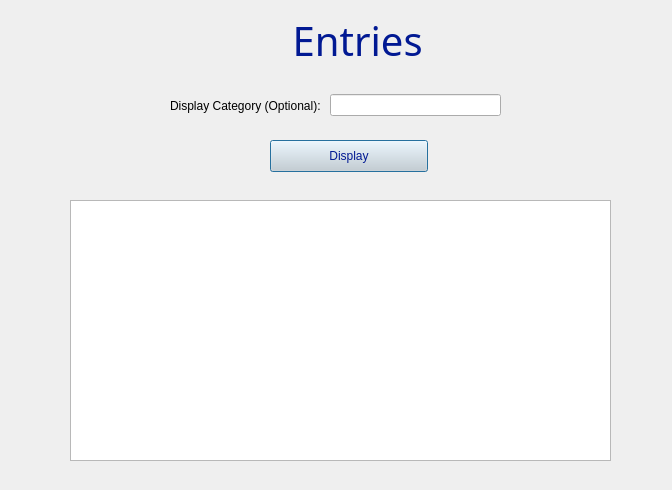
<?xml version="1.0" encoding="UTF-8"?>
<ui version="4.0">
 <class>W_DisplayEntries</class>
 <widget class="QDialog" name="W_DisplayEntries">
  <property name="geometry">
   <rect>
    <x>0</x>
    <y>0</y>
    <width>672</width>
    <height>490</height>
   </rect>
  </property>
  <property name="windowTitle">
   <string>Dialog</string>
  </property>
  <widget class="QTextBrowser" name="textBrowser_Entries">
   <property name="geometry">
    <rect>
     <x>70</x>
     <y>200</y>
     <width>541</width>
     <height>261</height>
    </rect>
   </property>
  </widget>
  <widget class="QLabel" name="label_Entries">
   <property name="geometry">
    <rect>
     <x>220</x>
     <y>20</y>
     <width>251</width>
     <height>41</height>
    </rect>
   </property>
   <property name="font">
    <font>
     <family>Copperplate</family>
     <pointsize>30</pointsize>
     <italic>false</italic>
     <bold>false</bold>
     <underline>false</underline>
     <strikeout>false</strikeout>
     <kerning>true</kerning>
    </font>
   </property>
   <property name="styleSheet">
    <string notr="true">color:rgb(1, 25, 147)</string>
   </property>
   <property name="text">
    <string>       Entries</string>
   </property>
  </widget>
  <widget class="QPushButton" name="pushButton_Display">
   <property name="geometry">
    <rect>
     <x>270</x>
     <y>140</y>
     <width>158</width>
     <height>32</height>
    </rect>
   </property>
   <property name="styleSheet">
    <string notr="true">QPushButton {
  color: rgb(1, 25, 147);
  font: 13pt &quot;Arial&quot;;
  background: rgb(214, 214, 214);
}</string>
   </property>
   <property name="text">
    <string>Display</string>
   </property>
  </widget>
  <widget class="QWidget" name="horizontalLayoutWidget">
   <property name="geometry">
    <rect>
     <x>170</x>
     <y>80</y>
     <width>331</width>
     <height>51</height>
    </rect>
   </property>
   <layout class="QHBoxLayout" name="horizontalLayout_2">
    <item>
     <widget class="QLabel" name="label_Category">
      <property name="text">
       <string>Display Category (Optional): </string>
      </property>
     </widget>
    </item>
    <item>
     <widget class="QLineEdit" name="lineEdit_Category"/>
    </item>
   </layout>
  </widget>
 </widget>
 <resources/>
 <connections/>
</ui>
